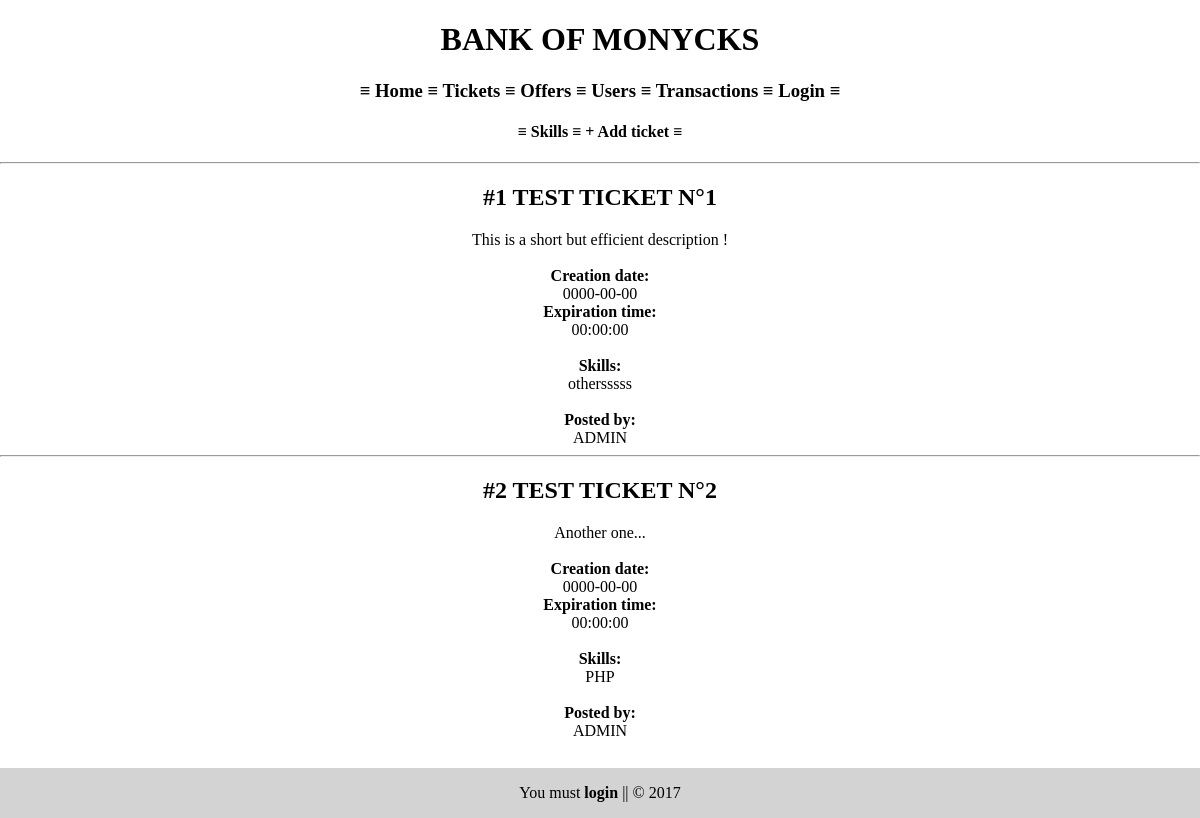
The app's page /index.php?ticket=list, older data.
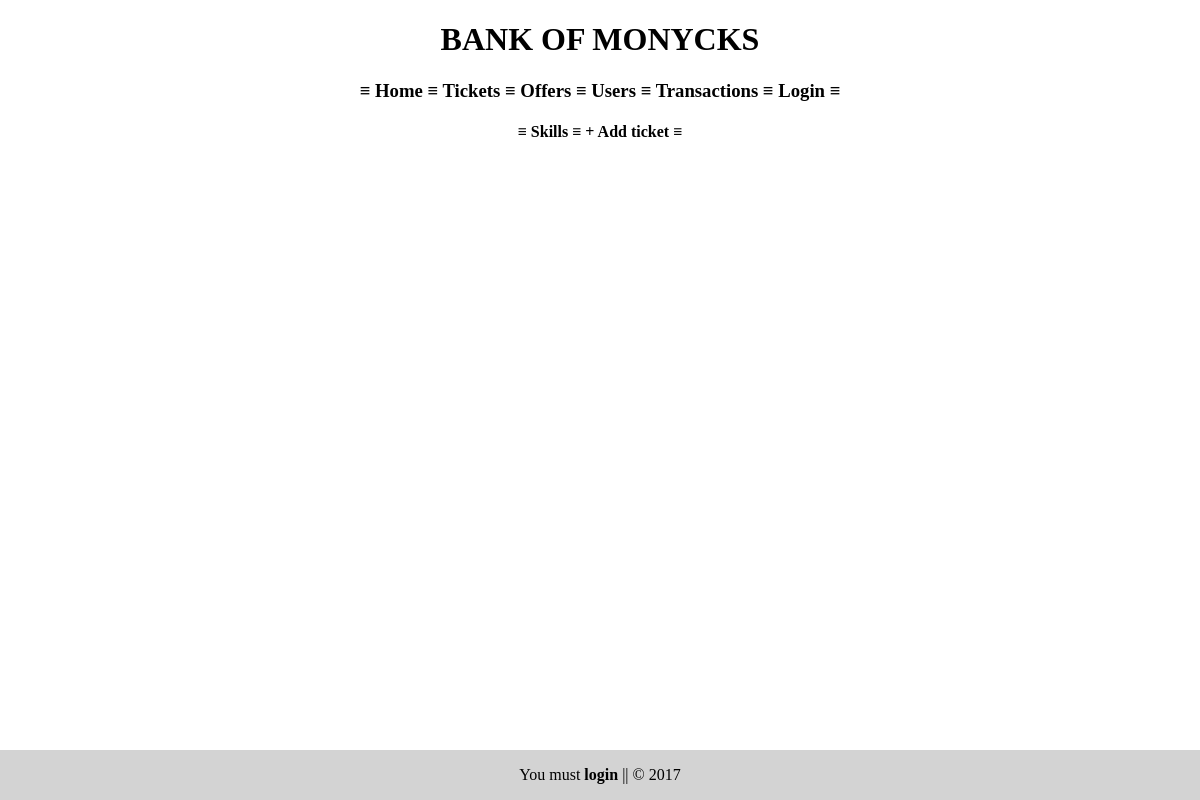
The same page, newer data.
### tables this page shows
CREATE TABLE `users` (
  `id` int(11) NOT NULL,
  `firstname` varchar(100) NOT NULL,
  `lastname` varchar(100) NOT NULL,
  `email` varchar(100) NOT NULL,
  `login` varchar(100) NOT NULL,
  `password` varchar(255) NOT NULL,
  `birthday` date NOT NULL
);

CREATE TABLE `tickets` (
  `id` int(11) NOT NULL,
  `title` varchar(255) NOT NULL,
  `description` varchar(500) NOT NULL,
  `creationDate` date NOT NULL,
  `expTime` time NOT NULL,
  `id_user_ticket` int(11) NOT NULL,
  `id_skill` int(11) NOT NULL
);

CREATE TABLE `skills` (
  `id` int(11) NOT NULL,
  `language` varchar(50) NOT NULL
);

### models/tickets.php (called while the page is built, shortened)
<?php
function getTickets ($bdd){
    $result = $bdd->query("SELECT u.login, t.*,s.language
FROM users u, tickets t, skills s
WHERE u.id=t.id_user_ticket
AND t.id_skill=s.id");
    return $result;
};

### views/listTicketView.php (the view, shortened to what this page needs)
<h4>≡
    <a href="<?php $project_path ?>index.php?skill=list">Skills</a> ≡
    <a href="<?php $project_path ?>index.php?ticket=create">+ Add ticket</a> ≡
</h4>
<?php
foreach (getTickets($bdd) as $tk) {
    echo '<hr><h2>#' . $tk['id'] . ' ' . $tk['title'];
          echo '</h2>'.$tk['description'] . '<br><br>
          <strong>Creation date:</strong><br>' . $tk['creationDate'] .'<br>
          <strong>Expiration time:</strong><br>' . $tk['expTime'] .'<br><br>
          <strong>Skills:</strong><br>' . $tk['language'] .'<br><br>
          <strong>Posted by:</strong><br>'.$tk['login'].'';
}
?>

Row changes from the older to the newer data that the page shows:
no longer on this page (row edited): users: tickets.id "1", tickets.title "TEST TICKET N°1", tickets.description "This is a short but efficient description !", tickets.creationDate "0000-00-00", tickets.expTime "00:00:00", skills.language "othersssss", login "ADMIN", tickets.id "2", tickets.title "TEST TICKET N°2", tickets.description "Another one...", skills.language "PHP"
